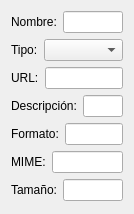
          <widget class="QWidget" name="Enlaces">
           <property name="geometry">
            <rect>
             <x>0</x>
             <y>0</y>
             <width>134</width>
             <height>214</height>
            </rect>
           </property>
           <attribute name="icon">
            <iconset>
             <normaloff>icon/link.png</normaloff>icon/link.png</iconset>
           </attribute>
           <attribute name="label">
            <string>Enlaces</string>
           </attribute>
           <layout class="QGridLayout" name="gridLayout_8">
            <item row="0" column="0">
             <layout class="QHBoxLayout" name="horizontalLayout_18">
              <item>
               <widget class="QLabel" name="labelnombreenl">
                <property name="sizePolicy">
                 <sizepolicy hsizetype="Fixed" vsizetype="Preferred">
                  <horstretch>0</horstretch>
                  <verstretch>0</verstretch>
                 </sizepolicy>
                </property>
                <property name="text">
                 <string>Nombre:</string>
                </property>
               </widget>
              </item>
              <item>
               <widget class="QLineEdit" name="lineEditNOMBREENL">
                <property name="toolTip">
                 <string/>
                </property>
               </widget>
              </item>
             </layout>
            </item>
            <item row="1" column="0">
             <layout class="QHBoxLayout" name="horizontalLayout_19">
              <item>
               <widget class="QLabel" name="labeltipoenl">
                <property name="sizePolicy">
                 <sizepolicy hsizetype="Fixed" vsizetype="Preferred">
                  <horstretch>0</horstretch>
                  <verstretch>0</verstretch>
                 </sizepolicy>
                </property>
                <property name="text">
                 <string>Tipo:</string>
                </property>
               </widget>
              </item>
              <item>
               <widget class="QComboBox" name="comboBoxTIPOENL"/>
              </item>
             </layout>
            </item>
            <item row="2" column="0">
             <layout class="QHBoxLayout" name="horizontalLayout_20">
              <item>
               <widget class="QLabel" name="labelurl">
                <property name="sizePolicy">
                 <sizepolicy hsizetype="Fixed" vsizetype="Preferred">
                  <horstretch>0</horstretch>
                  <verstretch>0</verstretch>
                 </sizepolicy>
                </property>
                <property name="text">
                 <string>URL:</string>
                </property>
               </widget>
              </item>
              <item>
               <widget class="QLineEdit" name="lineEditURL"/>
              </item>
             </layout>
            </item>
            <item row="3" column="0">
             <layout class="QHBoxLayout" name="horizontalLayout_21">
              <item>
               <widget class="QLabel" name="labeldescrpeln">
                <property name="text">
                 <string>Descripción:</string>
                </property>
               </widget>
              </item>
              <item>
               <widget class="QLineEdit" name="lineEditDESCRIP"/>
              </item>
             </layout>
            </item>
            <item row="4" column="0">
             <layout class="QHBoxLayout" name="horizontalLayout_40">
              <item>
               <widget class="QLabel" name="labelformatoenl">
                <property name="sizePolicy">
                 <sizepolicy hsizetype="Fixed" vsizetype="Preferred">
                  <horstretch>0</horstretch>
                  <verstretch>0</verstretch>
                 </sizepolicy>
                </property>
                <property name="text">
                 <string>Formato:</string>
                </property>
               </widget>
              </item>
              <item>
               <widget class="QLineEdit" name="lineEditFORMATO"/>
              </item>
             </layout>
            </item>
            <item row="5" column="0">
             <layout class="QHBoxLayout" name="horizontalLayout_41">
              <item>
               <widget class="QLabel" name="labelmime">
                <property name="sizePolicy">
                 <sizepolicy hsizetype="Fixed" vsizetype="Preferred">
                  <horstretch>0</horstretch>
                  <verstretch>0</verstretch>
                 </sizepolicy>
                </property>
                <property name="text">
                 <string>MIME:</string>
                </property>
               </widget>
              </item>
              <item>
               <widget class="QLineEdit" name="lineEditMIME"/>
              </item>
             </layout>
            </item>
            <item row="6" column="0">
             <layout class="QHBoxLayout" name="horizontalLayout_42">
              <item>
               <widget class="QLabel" name="labeltamanoenl">
                <property name="text">
                 <string>Tamaño:</string>
                </property>
               </widget>
              </item>
              <item>
               <widget class="QLineEdit" name="lineEditTAMANOENL"/>
              </item>
             </layout>
            </item>
            <item row="7" column="0">
             <spacer name="verticalSpacer_2">
              <property name="orientation">
               <enum>Qt::Vertical</enum>
              </property>
              <property name="sizeHint" stdset="0">
               <size>
                <width>20</width>
                <height>25</height>
               </size>
              </property>
             </spacer>
            </item>
           </layout>
          </widget>
